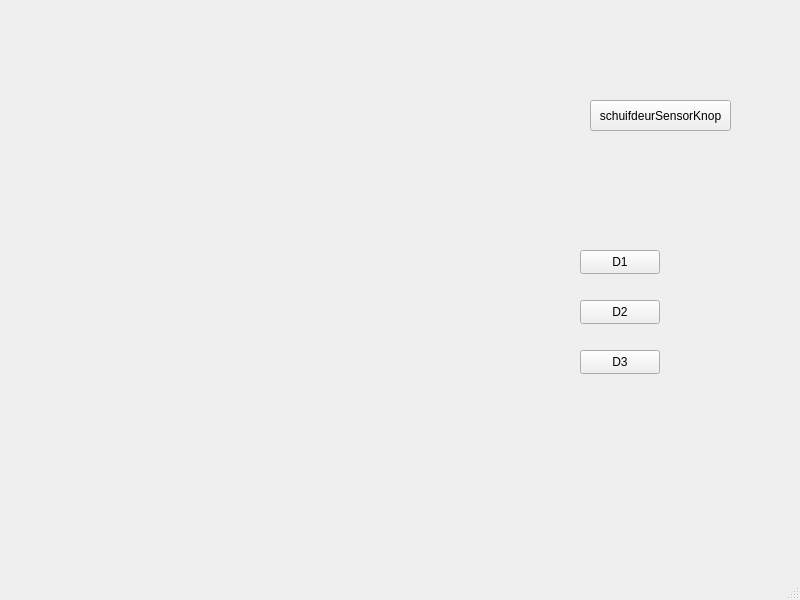
<?xml version="1.0" encoding="UTF-8"?>
<ui version="4.0">
 <class>MainWindow</class>
 <widget class="QMainWindow" name="MainWindow">
  <property name="geometry">
   <rect>
    <x>0</x>
    <y>0</y>
    <width>800</width>
    <height>600</height>
   </rect>
  </property>
  <property name="windowTitle">
   <string>MainWindow</string>
  </property>
  <widget class="QWidget" name="centralwidget">
   <widget class="QPushButton" name="schuifdeurSensorKnop">
    <property name="geometry">
     <rect>
      <x>590</x>
      <y>100</y>
      <width>141</width>
      <height>31</height>
     </rect>
    </property>
    <property name="text">
     <string>schuifdeurSensorKnop</string>
    </property>
   </widget>
   <widget class="QPushButton" name="D1">
    <property name="geometry">
     <rect>
      <x>580</x>
      <y>250</y>
      <width>80</width>
      <height>24</height>
     </rect>
    </property>
    <property name="text">
     <string>D1</string>
    </property>
   </widget>
   <widget class="QPushButton" name="D2">
    <property name="geometry">
     <rect>
      <x>580</x>
      <y>300</y>
      <width>80</width>
      <height>24</height>
     </rect>
    </property>
    <property name="text">
     <string>D2</string>
    </property>
   </widget>
   <widget class="QPushButton" name="D3">
    <property name="geometry">
     <rect>
      <x>580</x>
      <y>350</y>
      <width>80</width>
      <height>24</height>
     </rect>
    </property>
    <property name="text">
     <string>D3</string>
    </property>
   </widget>
  </widget>
  <widget class="QMenuBar" name="menubar">
   <property name="geometry">
    <rect>
     <x>0</x>
     <y>0</y>
     <width>800</width>
     <height>21</height>
    </rect>
   </property>
  </widget>
  <widget class="QStatusBar" name="statusbar"/>
 </widget>
 <resources/>
 <connections/>
</ui>
